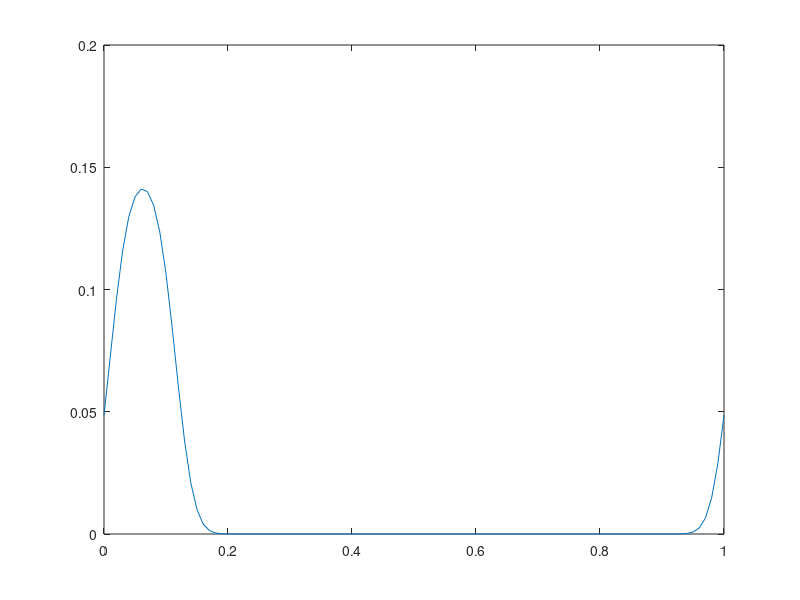

MATLAB code to generate this figure:
% Test time slot operator (PRE72,066118)
clear;clc;
w = 1;
d = 200;
H = w*(0:d-1);
a = 5;
psi0 = exp(-a^2/2)*(a.^(0:d-1)./sqrt(factorial(0:d-1)));
psi0 = psi0';

t = (0:0.01:1)*2*pi;
t0 = 0;
t1 = pi/4;
psi = zeros(d,length(t));
for i = 1:length(t)
    U = diag(exp(-1i*H*t(i)));
    psi(:,i) = U*psi0;
end

for m = 0:d-1
    for k = 0:d-1
        if (k==m)
            P(k+1,m+1) = exp(-a^2)*a^(2*k)/factorial(k)*(t1-t0);
        else
            P(k+1,m+1) = exp(-a^2)*a^(k+m)/1i/(k-m)/sqrt(factorial(k)*factorial(m))*...
               (exp(-1i*(k-m)*t0)-exp(-1i*(k-m)*t1));
        end
%         if (k==m)
%             P(k+1,m+1) = t1/d;
%         else
%             P(k+1,m+1) = (exp(-1i*w*(k-m)*t1)-1)/(-1i*w*(k-m))/d;
%         end
    end
end
% 
% 
% for m = 0:d-1
%     for k = 0:d-1
%         if ~((abs(k-m)<=m)&&(abs(k-m)<=(d-1)-m))
%             P(k+1,m+1)=0;
%         end
%     end
% end

% for m = 1:d-1
%     P(:,m+1) = P(:,m+1)/norm(P(:,m+1));
%     S = sum((0:d-1)'.*(abs(P(:,m+1)).^2));
%     P(:,m+1) = P(:,m+1)./sqrt(S)*sqrt(m);
% end
% P(:,1) = 0;

for i = 1:length(t)
    U = diag(exp(-1i*H*t(i)));
    psi(:,i) = U*psi0;
    p(i) = sum(abs(P*psi(:,i)).^2);
end
plot(t/2/pi,p)